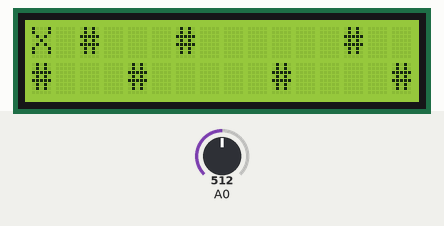
Simulated run of this sketch. Board: Arduino Uno, built with avr-gcc and run on an emulated ATmega328P. Shown: 16×2 character LCD. Inputs (shaded band) come from the test bench; at power-on: A0 = 512.

Above: at 5.2 s.
5.3 s: A0 set to 394
6.8 s: A0 set to 366
At 9.7 s:
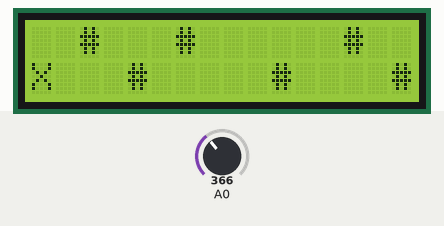
9.8 s: A0 set to 52
11.3 s: A0 set to 46
At 11.7 s:
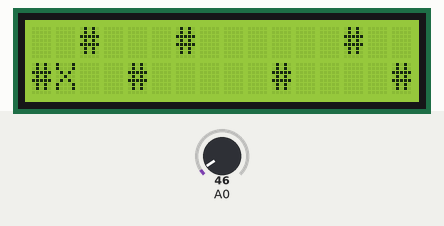
14.3 s: A0 set to 565
At 14.7 s:
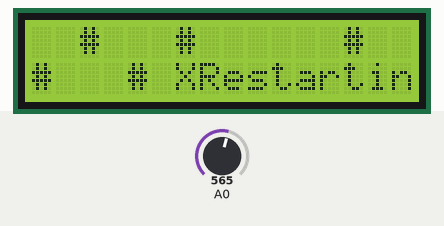
17.3 s: A0 set to 40
At 18.3 s:
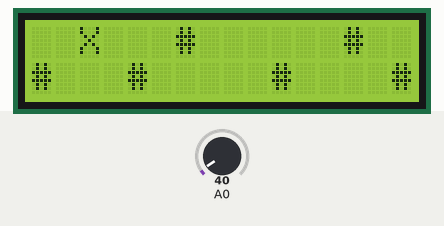
Timing chart, 0 to 20.3 s (numbered marks = the images above; inputs shaded):
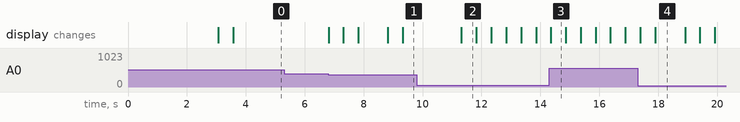

The sketch:

walking_game_clean.ino
```cpp
#include <LiquidCrystal.h>

LiquidCrystal lcd(8, 9, 4, 5, 6, 7);

// define some values used by the panel and buttons
int lcd_key     = 0;
int adc_key_in  = 0;
#define btnRIGHT  0
#define btnUP     1
#define btnDOWN   2
#define btnLEFT   3
#define btnSELECT 4
#define btnNONE   5
int x = 0;
int y = 0;

// read the buttons
int read_LCD_buttons()
{
  adc_key_in = analogRead(0);
  if (adc_key_in > 1000) return btnNONE;
  if (adc_key_in < 50)   return btnRIGHT;
  if (adc_key_in < 195)  return btnUP;
  if (adc_key_in < 380)  return btnDOWN;
  if (adc_key_in < 555)  return btnLEFT;
  if (adc_key_in < 790)  return btnSELECT;

  return btnNONE;
}

void background(){
  lcd.clear();
  lcd.setCursor(0, 0);
  lcd.print("  #   #      #  "); //Y=0, X=3,7,14
  lcd.setCursor(0, 1);
  lcd.print("#   #     #    #"); //Y=1, X=1,5,11,16
}

void check(){
  if (y == 0 && (x == 2 || x== 6 || x == 13)){
    delay(500);
    lcd.clear();
    delay(500);
    lcd.setCursor(0, 0);
    lcd.print("GAME OVER!");
    lcd.setCursor(0, 1);
    lcd.print("Press reset");
    delay(500);
    lcd.clear();
    delay(500);
    //lcd.setCursor(0, 0);
    //lcd.print("Press reset");
  }

  if (y == 1 && (x == 0 || x== 4 || x == 10 || x == 15)){
    lcd.clear();
    delay(500);
    lcd.setCursor(0, 0);
    lcd.print("GAME OVER!");
    delay(1000);
    lcd.clear();
    delay(500);
    lcd.setCursor(0, 0);
    lcd.print("Press reset");
  }


}

void placeX(){
  lcd.setCursor(x, y);
  lcd.print("X");
  delay(500);
}

void setup()
{
  lcd.begin(16, 2);
  lcd.setCursor(x, y);
  lcd.print("Lets play a game");
  delay(3000);
  lcd.clear();
  delay(500);

  background();
  placeX();

  //const int forbiddenCount = 7;
  //int forbiddenX[forbiddenCount] = {3, 7, 14, 1, 5, 11, 16};
  //int forbiddenY[forbiddenCount] = {0, 0, 0, 1, 1, 1, 1};

}

void loop()
{
  //if (x = forbidden value and y = forbidden value) {te bus break}

  if (x > 15) {
            delay(1000);
            lcd.clear();
            lcd.setCursor(0,0);
            lcd.print("YOU WON!");
            delay(1000);
          }

  else {

    lcd_key = read_LCD_buttons();  // read the buttons

    check();

    switch (lcd_key){

      case btnRIGHT:
        {
          //delay(500);
          lcd.clear();
          x++;
          background();
          placeX();
          break;

        }
      case btnLEFT:
        {
          //delay(500);

          if (x<=0) {break;}
          else {
          lcd.clear();
          x--;
          background();
          placeX();
          break;
          }
        }
      case btnUP:
        {
          if (y < 0 || y > 1){break;}
          else {
          lcd.clear();
          y--;
          background();
          placeX();
          break;
          }
        }
      case btnDOWN:
        {
          if (y < 0 || y > 1){break;}
          else {
          lcd.clear();
          y++;
          background();
          placeX();
          break;
          }
        }
      case btnSELECT:
        {
          lcd.print("Restarting!");
          delay(500);
          lcd.clear();
          x = 0;
          y = 0;
          background();
          placeX();
          break;
        }
      case btnNONE:
        {
          break;
        }
    }

  }
}
```

Measured:
- the behaviour switches between 380 and 379 on A0 (found by bisection; images 0 and 1)
- the behaviour switches between 50 and 49 on A0 (found by bisection; images 1 and 2)
- after the input at 5.3 s, every drawn part: stays the same
- after the input at 6.8 s, the display: changes at once (image 1)
- after the input at 9.8 s, every drawn part: stays the same
- after the input at 11.3 s, the display: changes at once (image 2)
- after the input at 14.3 s, the display: changes after 0.06 s (image 3)
- after the input at 17.3 s, the display: first changes after 0.10 s (image 4 shows a later state)
- what the display in image 2 shows lasts 0.5 s, from 11.3 s to 11.8 s
